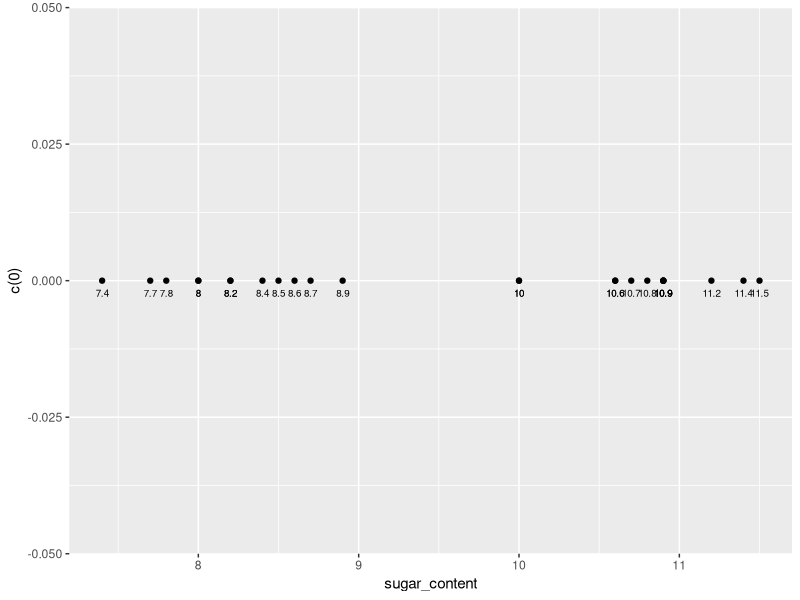
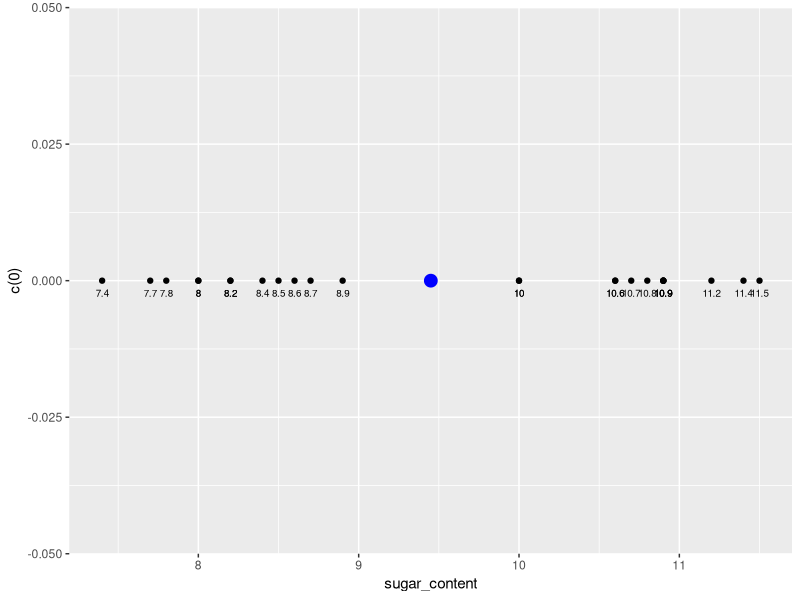
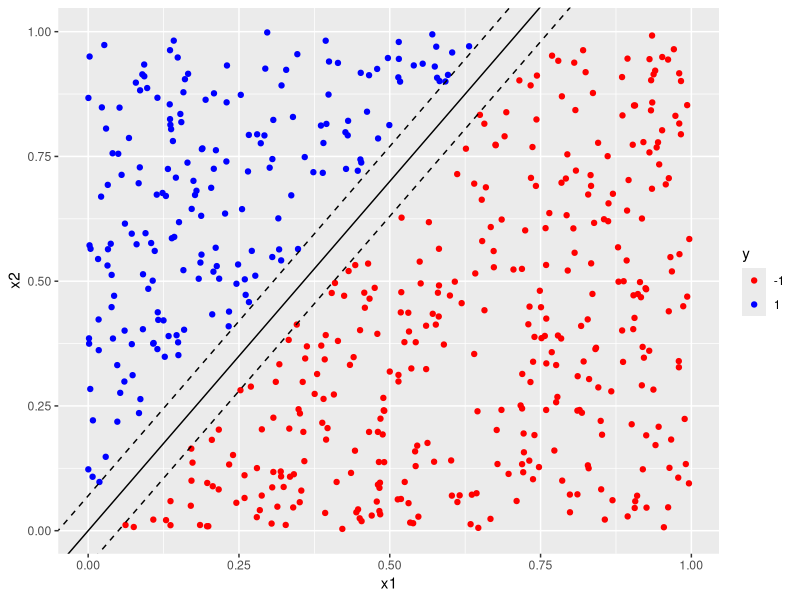
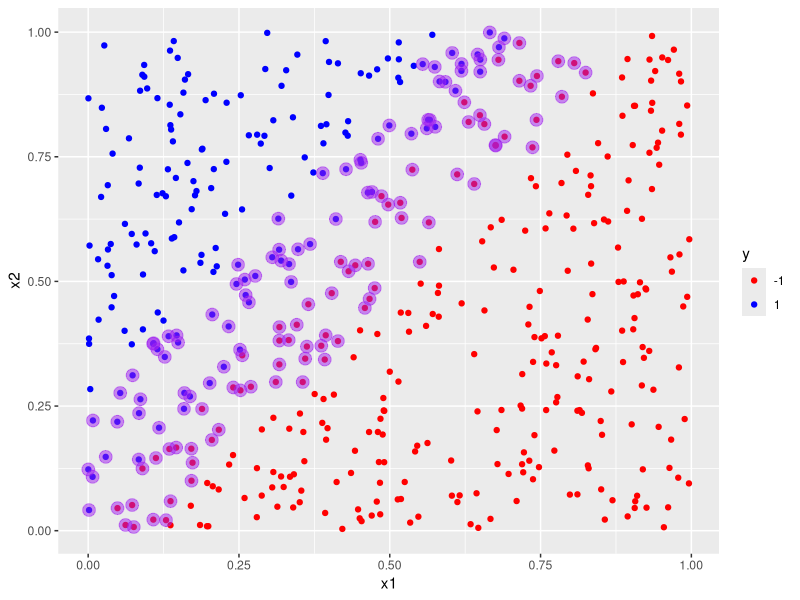
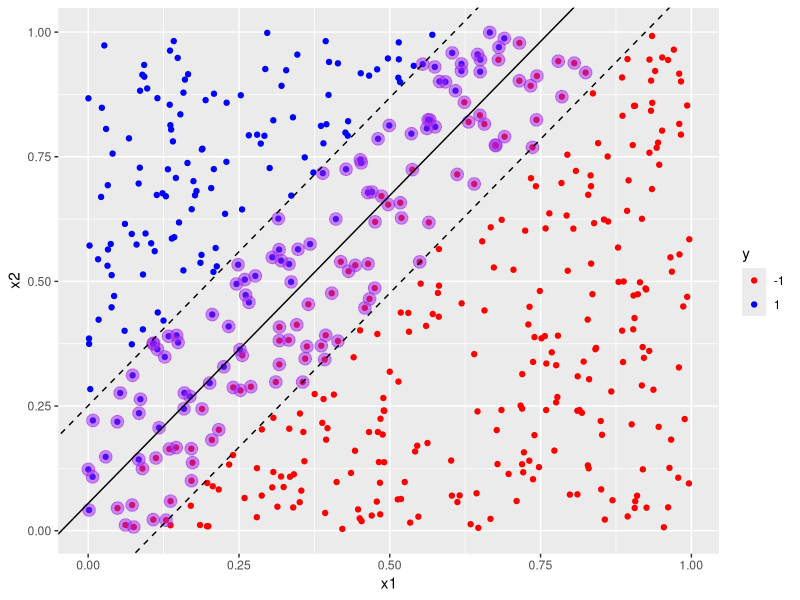
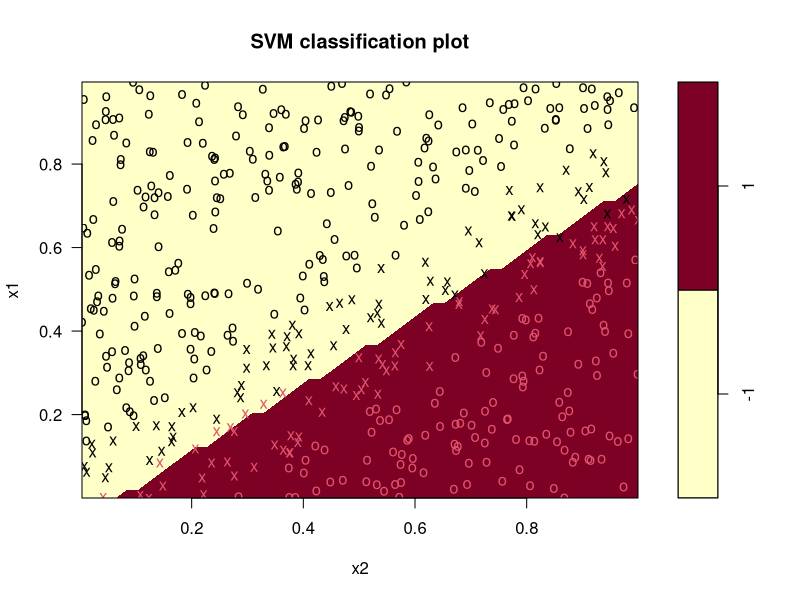
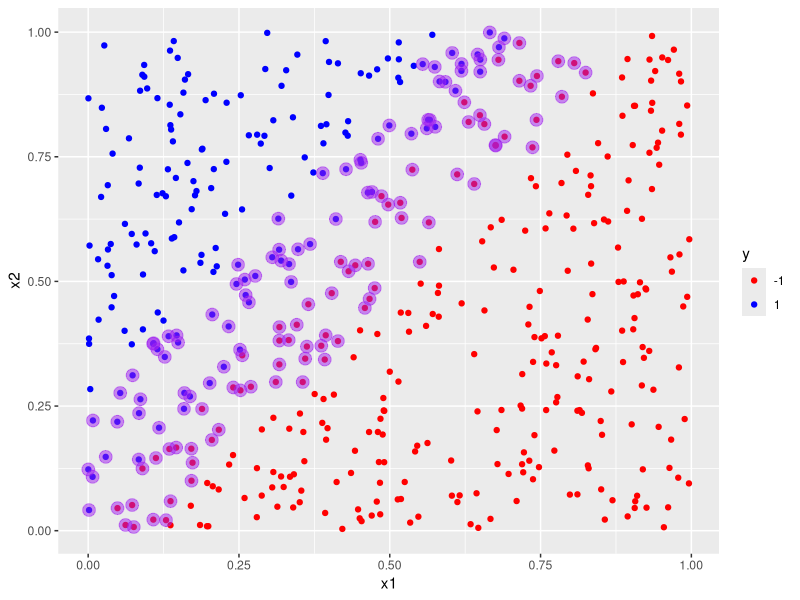
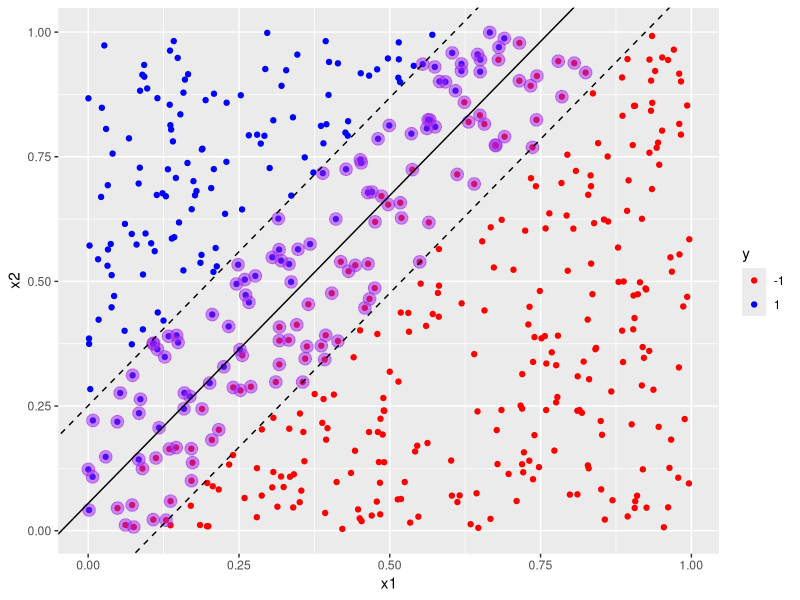

Reproduce these figures in R, in order.
library(e1071)
library(ggplot2)


# Chapter 1:  Introduction
# Visualizing a sugar content dataset
#load ggplot
library(ggplot2)

df <- read.csv('sugar.csv')

#print variable names
names(df)

#build plot
plot_df <- ggplot(data = df, aes(x = sugar_content, y = c(0))) + 
  geom_point() + 
  geom_text(label = df$sugar_content, size = 2.5, vjust = 2, hjust = 0.5)

#display plot
plot_df


# Find the maximal margin separator
#The maximal margin separator is at the midpoint of the two extreme points in each cluster.
mm_separator <- (8.9 + 10)/2



# Visualize the maximal margin separator
#create data frame
separator <- data.frame(sep = c(mm_separator))

#add ggplot layer 
plot_sep <- plot_df + geom_point(data = separator, x = separator$sep, y = c(0), color = "blue ", size = 4)

#display plot
plot_sep







# Generate a 2d uniformly distributed dataset.
#set seed
set.seed(42)

#set number of data points. 
n <- 600

#Generate data frame with two uniformly distributed predictors lying between 0 and 1.
df <- data.frame(x1 = runif(n), 
                 x2 = runif(n))



# Create a decision boundary
#classify data points depending on location
df$y <- factor(ifelse(df$x2 - 1.4*df$x1 < 0, -1, 1), 
               levels = c(-1, 1))



# Introduce a margin in the dataset
#set margin
delta <-  0.07

# retain only those points that lie outside the margin
df1 <- df[abs(1.4*df$x1 - df$x2) > delta, ]

#build plot
plot_margins <- ggplot(data = df1, aes(x = x1, y = x2, color = y)) + geom_point() + 
  scale_color_manual(values = c("red", "blue")) + 
  geom_abline(slope = 1.4, intercept = 0)+
  geom_abline(slope = 1.4, intercept = delta, linetype = "dashed") +
  geom_abline(slope = 1.4, intercept = -delta, linetype = "dashed")

#display plot 
plot_margins





# Chapter 2: Support Vector Classifiers - Linear Kernels
# Creating training and test datasets
#split train and test data in an 80/20 proportion
df[, "train"] <- ifelse(runif(nrow(df))<0.8, 1, 0)

#assign training rows to data frame trainset
trainset <- df[df$train == 1, ]
#assign test rows to data frame testset
testset <- df[df$train == 0, ]

#find index of "train" column
trainColNum <- grep("train", names(df))

#remove "train" column from train and test dataset
trainset <- trainset[, -trainColNum]
testset <- testset[, -trainColNum]



# Building a linear SVM classifier
library(e1071)

#build svm model, setting required parameters
svm_model<- svm(y ~ ., 
                data = trainset, 
                type = "C-classification", 
                kernel = "linear", 
                scale = FALSE)


# Exploring the model and calculating accuracy
#list components of model
names(svm_model)

#list values of the SV, index and rho
svm_model$SV
svm_model$index
svm_model$rho

#compute training accuracy
pred_train <- predict(svm_model, trainset)
mean(pred_train == trainset$y)

#compute test accuracy
pred_test <- predict(svm_model, testset)
mean(pred_test == testset$y)



# Visualizing support vectors using ggplot
#build scatter plot of training dataset
scatter_plot <- ggplot(data = trainset, aes(x = x1, y = x2, color = y)) + 
  geom_point() + 
  scale_color_manual(values = c("red", "blue"))

#add plot layer marking out the support vectors 
layered_plot <- 
  scatter_plot + geom_point(data = trainset[svm_model$index, ], aes(x = x1, y = x2), color = "purple", size = 4, alpha = 0.5)

#display plot
layered_plot



# Visualizing decision & margin bounds using `ggplot2`
#build weight vector
w <- t(svm_model$coefs) %*% svm_model$SV

#calculate slope and intercept of decision boundary from weight vector and svm model
slope_1 <- -w[1]/w[2]
intercept_1 <- svm_model$rho/w[2]

#add decision boundary
plot_decision <- layered_plot + geom_abline(slope = slope_1, intercept = intercept_1) 
#add margin boundaries
plot_margins <- plot_decision + 
  geom_abline(slope = slope_1, intercept = intercept_1 - 1/w[2], linetype = "dashed")+
  geom_abline(slope = slope_1, intercept = intercept_1 + 1/w[2], linetype = "dashed")
#display plot
plot_margins





# Visualizing decision & margin bounds using `plot()`
#load required library
library(e1071)

#build svm model
svm_model<- 
  svm(y ~ ., data = trainset, type = "C-classification", 
      kernel = "linear", scale = FALSE)

#plot decision boundaries and support vectors
plot(x = svm_model, data = trainset)











# Tuning a linear SVM
#build svm model, cost = 1
svm_model_1 <- svm(y ~ .,
                     data = trainset,
                     type = "C-classification",
                     cost = 1,
                     kernel = "linear",
                     scale = FALSE)

#print model details
svm_model_1


#build svm model, cost = 100
svm_model_100 <- svm(y ~ .,
                     data = trainset,
                     type = "C-classification",
                     cost = 100,
                     kernel = "linear",
                     scale = FALSE)

#print model details
svm_model_100


w_1 <- t(svm_model_1$coefs) %*% svm_model_1$SV
slope_1 <- -w_1[1]/w_1[2]
intercept_1 <- svm_model_1$rho/w[2]


w_100 <- t(svm_model_100$coefs) %*% svm_model_100$SV
slope_100 <- -w_100[1]/w_100[2]
intercept_100 <- svm_model_100$rho/w[2]


scatter_plot <- ggplot(data = trainset, aes(x = x1, y = x2, color = y)) + 
  geom_point() + 
  scale_color_manual(values = c("red", "blue"))

#add plot layer marking out the support vectors 
train_plot <- 
  scatter_plot + geom_point(data = trainset[svm_model$index, ], aes(x = x1, y = x2), color = "purple", size = 4, alpha = 0.5)

train_plot


# Visualizing decision boundaries and margins
#add decision boundary and margins for cost = 1 to training data scatter plot
train_plot_with_margins <- train_plot + 
  geom_abline(slope = slope_1, intercept = intercept_1) +
  geom_abline(slope = slope_1, intercept = intercept_1-1/w_1[2], linetype = "dashed")+
  geom_abline(slope = slope_1, intercept = intercept_1+1/w_1[2], linetype = "dashed")

#display plot
train_plot_with_margins



#add decision boundary and margins for cost = 100 to training data scatter plot
train_plot_with_margins <- train_plot_with_margins + 
  geom_abline(slope = slope_100, intercept = intercept_100, color = "goldenrod") +
  geom_abline(slope = slope_100, intercept = intercept_100-1/w_100[2], linetype = "dashed", color = "goldenrod")+
  geom_abline(slope = slope_100, intercept = intercept_100+1/w_100[2], linetype = "dashed", color = "goldenrod")

#display plot 
train_plot_with_margins





# A multiclass classification problem
library(datasets)
data(iris)

set.seed(42)
df <- iris[,3:5]
colnames(df) <- c("x1", "x2", "y")

df[, "train"] <- ifelse(runif(nrow(iris))<0.8, 1, 0)
trainset <- df[df$train == 1, ]
testset <- df[df$train == 0, ]
trainColNum <- grep("train", names(df))
trainset <- trainset[, -trainColNum]
testset <- testset[, -trainColNum]



#load library and build svm model
library(e1071)
svm_model<- 
  svm(y ~ ., data = trainset, type = "C-classification", 
      kernel = "linear", scale = FALSE)

#compute training accuracy
pred_train <- predict(svm_model, trainset)
mean(pred_train == trainset$y)

#compute test accuracy
pred_test <- predict(svm_model, testset)
mean(pred_test == testset$y)

#plot
plot(svm_model, trainset)





# Iris redux - a more robust accuracy.
accuracy <- vector(mode="numeric", length=100)
#calculate accuracy for n distinct 80/20 train/test partitions
for (i in 1:100){ 
  iris[, "train"] <- ifelse(runif(nrow(iris)) < 0.8, 1, 0)
  trainColNum <- grep("train", names(iris))
  trainset <- iris[iris$train == 1, -trainColNum]
  testset <- iris[iris$train == 0, -trainColNum]
  svm_model <- svm(Species~ ., data = trainset, 
                   type = "C-classification", kernel = "linear")
  pred_test <- predict(svm_model, testset)
  accuracy[i] <- mean(pred_test == testset$Species)
}

#mean and standard deviation of accuracy
mean(accuracy) 
sd(accuracy)










# Chapter 3: Polynomial Kernels

# Generating a 2d radially separable dataset
#set number of variables and seed
n <- 400
set.seed(1)

#Generate data frame with two uniformly distributed predictors, x1 and x2
df <- data.frame(x1 = runif(n, min = -1, max = 1), 
                 x2 = runif(n, min = -1, max = 1))

#We want a circular boundary. Set boundary radius 
radius <- 0.8
radius_squared <- radius^2

#create dependent categorical variable, y, with value -1 or 1 depending on whether point lies
#within or outside the circle.
df$y <- factor(ifelse(df$x1^2 + df$x2^2 < radius_squared, -1, 1), levels = c(-1, 1))



# Visualizing the dataset
#load ggplot
library(ggplot2)

#build scatter plot, distinguish class by color
scatter_plot <- ggplot(data = df, aes(x = x1, y = x2, color = y)) + 
  geom_point() +
  scale_color_manual(values = c("red", "blue"))

#display plot
scatter_plot




# Linear SVM for a radially separable dataset
library(e1071)
set.seed(10)
n <- 400
radius <- 0.8
radius_squared <- radius^2
df <- data.frame(x1 = runif(n, min = -1, max = 1), 
                 x2 = runif(n, min = -1, max = 1))
df$y <- factor(ifelse(df$x1^2 + df$x2^2 < radius_squared, -1, 1), levels = c(-1, 1))
df[, "train"] <- ifelse(runif(nrow(df))<0.8, 1, 0)
trainset <- df[df$train == 1, ]
testset <- df[df$train == 0, ]
trainColNum <- grep("train", names(df))
trainset <- trainset[, -trainColNum]
testset <- testset[, -trainColNum]


#default cost mode;
svm_model_1 <- svm(y ~ ., data = trainset, type = "C-classification", cost = 1, kernel = "linear")

#training accuracy
pred_train <- predict(svm_model_1, trainset)
mean(pred_train == trainset$y)

#test accuracy
pred_test <- predict(svm_model_1, testset)
mean(pred_test == testset$y)


#cost = 100 model
svm_model_2 <- svm(y ~ ., data = trainset, type = "C-classification", cost = 100, kernel = "linear")

#accuracy
pred_train <- predict(svm_model_2, trainset)
mean(pred_train == trainset$y)
pred_test <- predict(svm_model_2, testset)
mean(pred_test == testset$y)




# Average accuracy for linear SVM
# Print average accuracy and standard deviation
accuracy <- rep(NA, 100)
set.seed(2)

# Calculate accuracies for 100 training/test partitions
for (i in 1:100){
  df[, "train"] <- ifelse(runif(nrow(df)) < 0.8, 1, 0)
  trainset <- df[df$train == 1, ]
  testset <- df[df$train == 0, ]
  trainColNum <- grep("train", names(trainset))
  trainset <- trainset[, -trainColNum]
  testset <- testset[, -trainColNum]
  svm_model <- svm(y ~ ., data = trainset, type = "C-classification", kernel = "linear")
  pred_test <- predict(svm_model, testset)
  accuracy[i] <- mean(pred_test == testset$y)
}

# Print average accuracy and standard deviation
mean(accuracy)
sd(accuracy)






# Visualizing transformed radially separable data
#transform data
df1 <- data.frame(x1sq = df$x1^2, x2sq = df$x2^2, y = df$y)

#plot data points in the transformed space
plot_transformed <- ggplot(data = df1, aes(x = x1sq, y = x2sq, color = y)) + 
  geom_point()+ guides(color = FALSE) + 
  scale_color_manual(values = c("red", "blue"))

#add decision boundary and visualize
plot_decision <- plot_transformed + geom_abline(slope = -1, intercept = 0.64)
plot_decision



# SVM with polynomial kernel
svm_model<- 
  svm(y ~ ., data = trainset, type = "C-classification", 
      kernel = "polynomial", degree = 2)

#measure training and test accuracy
pred_train <- predict(svm_model, trainset)
mean(pred_train == trainset$y)
pred_test <- predict(svm_model, testset)
mean(pred_test == testset$y)

#plot
plot(svm_model, trainset)



# Using `tune.svm()`
#tune model
tune_out <- 
  tune.svm(x = trainset[, -3], y = trainset[, 3], 
           type = "C-classification", 
           kernel = "polynomial", degree = 2, cost = 10^(-1:2), 
           gamma = c(0.1, 1, 10), coef0 = c(0.1, 1, 10))

#list optimal values
tune_out$best.parameters$cost
tune_out$best.parameters$gamma
tune_out$best.parameters$coef0




# Building and visualizing the tuned model
#Build tuned model
svm_model <- svm(y~ ., data = trainset, type = "C-classification", 
                 kernel = "polynomial", degree = 2, 
                 cost = tune_out$best.parameters$cost, 
                 gamma = tune_out$best.parameters$gamma, 
                 coef0 = tune_out$best.parameters$coef0)

#Calculate training and test accuracies
pred_train <- predict(svm_model, trainset)
mean(pred_train == trainset$y)
pred_test <- predict(svm_model, testset)
mean(pred_test == testset$y)

#plot model
plot(svm_model, trainset)







# Radial Basis Function Kernels
# Generating a complex dataset - part 1

#number of data points
n <- 1000

#set seed
set.seed(1)

#create dataframe
df <- data.frame(x1 = rnorm(n, mean = -0.5, sd = 1), 
                 x2 = runif(n, min = -1, max = 1))


# Generating a complex dataset - part 2
#set radius and centers
radius <- 0.8
center_1 <- c(-0.8, 0)
center_2 <- c(0.8, 0)
radius_squared <- radius^2

#create binary classification variable
df$y <- factor(ifelse((df$x1-center_1[1])^2 + (df$x2-center_1[2])^2 < radius_squared|
                        (df$x1-center_2[1])^2 + (df$x2-center_2[2])^2 < radius_squared, -1, 1),
               levels = c(-1, 1))


# Visualizing the dataset
# Load ggplot2
library(ggplot2)

# Plot x2 vs. x1, colored by y
scatter_plot<- ggplot(data = df, aes(x = x1, y = x2, color = y)) + 
  # Add a point layer
  geom_point() + 
  scale_color_manual(values = c("red", "blue")) +
  # Specify equal coordinates
  coord_equal()

scatter_plot



# Linear SVM for complex dataset
#build model
svm_model<- 
  svm(y ~ ., data = trainset, type = "C-classification", 
      kernel = "linear")

#accuracy
pred_train <- predict(svm_model, trainset)
mean(pred_train == trainset$y)
pred_test <- predict(svm_model, testset)
mean(pred_test == testset$y)

#plot model against testset
plot(svm_model, testset)




# Quadratic SVM for complex dataset
#build model
svm_model<- 
  svm(y ~ ., data = trainset, type = "C-classification", 
      kernel = "polynomial", degree = 2)

#build model
svm_model<- 
  svm(y ~ ., data = trainset, type = "C-classification", 
      kernel = "polynomial", degree = 2)

#accuracy
pred_train <- predict(svm_model, trainset)
mean(pred_train == trainset$y)
pred_test <- predict(svm_model, testset)
mean(pred_test == testset$y)

#build model
svm_model<- 
  svm(y ~ ., data = trainset, type = "C-classification", 
      kernel = "polynomial", degree = 2)

#accuracy
pred_train <- predict(svm_model, trainset)
mean(pred_train == trainset$y)
pred_test <- predict(svm_model, testset)
mean(pred_test == testset$y)

#plot model
plot(svm_model, trainset)
















# Polynomial SVM on a complex dataset
df <- data.frame(x1 = rnorm(n, mean = -0.5, sd = 1), 
                 x2 = runif(n, min = -1, max = 1))


# Generating a complex dataset - part 2
#set radius and centers
radius <- 0.8
center_1 <- c(-0.8, 0)
center_2 <- c(0.8, 0)
radius_squared <- radius^2

#create binary classification variable
df$y <- factor(ifelse((df$x1-center_1[1])^2 + (df$x2-center_1[2])^2 < radius_squared|
                        (df$x1-center_2[1])^2 + (df$x2-center_2[2])^2 < radius_squared, -1, 1),
               levels = c(-1, 1))

#create vector to store accuracies and set random number seed
accuracy <- rep(NA, 100)
set.seed(2)

#calculate accuracies for 100 training/test partitions
for (i in 1:100){
  df[, "train"] <- ifelse(runif(nrow(df))<0.8, 1, 0)
  trainset <- df[df$train == 1, ]
  testset <- df[df$train == 0, ]
  trainColNum <- grep("train", names(trainset))
  trainset <- trainset[, -trainColNum]
  testset <- testset[, -trainColNum]
  svm_model<- svm(y ~ ., data = trainset, type = "C-classification", kernel = "polynomial", degree = 2)
  pred_test <- predict(svm_model, testset)
  accuracy[i] <- mean(pred_test == testset$y)
}

#print average accuracy and standard deviation
mean(accuracy)
sd(accuracy)





# RBF SVM on a complex dataset
#create vector to store accuracies and set random number seed
accuracy <- rep(NA, 100)
set.seed(2)

#calculate accuracies for 100 training/test partitions
for (i in 1:100){
  df[, "train"] <- ifelse(runif(nrow(df))<0.8, 1, 0)
  trainset <- df[df$train == 1, ]
  testset <- df[df$train == 0, ]
  trainColNum <- grep("train", names(trainset))
  trainset <- trainset[, -trainColNum]
  testset <- testset[, -trainColNum]
  svm_model<- svm(y ~ ., data = trainset, type = "C-classification", kernel = "radial")
  pred_test <- predict(svm_model, testset)
  accuracy[i] <- mean(pred_test == testset$y)
}

#print average accuracy and standard deviation
mean(accuracy)
sd(accuracy)





# Tuning an RBF kernel SVM
#tune model
tune_out <- tune.svm(x = trainset[, -3], y = trainset[, 3], 
                     gamma = 5*10^(-2:2), 
                     cost = c(0.01, 0.1, 1, 10, 100), 
                     type = "C-classification", kernel = "radial")

#build tuned model
svm_model <- svm(y~ ., data = trainset, type = "C-classification", kernel = "radial", 
                 cost = tune_out$best.parameters$cost, 
                 gamma = tune_out$best.parameters$gamma)

#calculate test accuracy
pred_test <- predict(svm_model, testset)
mean(pred_test == testset$y)

#Plot decision boundary against test data
plot(svm_model, testset)